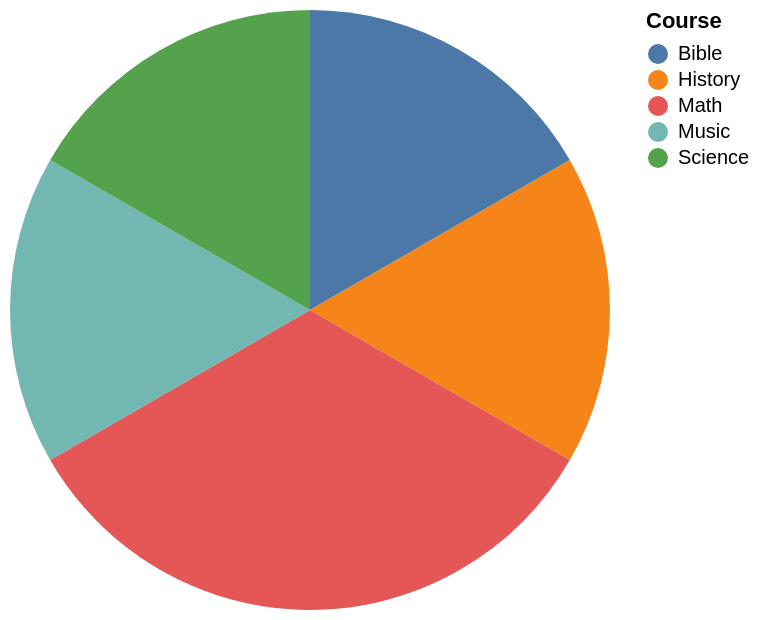

Source (Vega-Lite JSON):
### Vega-Lite specification from a JSON file in a GitHub repository (floating-point values rounded to 4 significant figures)
{"data": {"values": [{"x_data": "Bible", "y_data": 1}, {"x_data": "History", "y_data": 1}, {"x_data": "Math", "y_data": 2}, {"x_data": "Music", "y_data": 1}, {"x_data": "Science", "y_data": 1}]}, "mark": "arc", "encoding": {"theta": {"field": "y_data", "type": "quantitative", "title": "COUNT(Course)"}, "color": {"field": "x_data", "type": "nominal", "title": "Course"}}}
